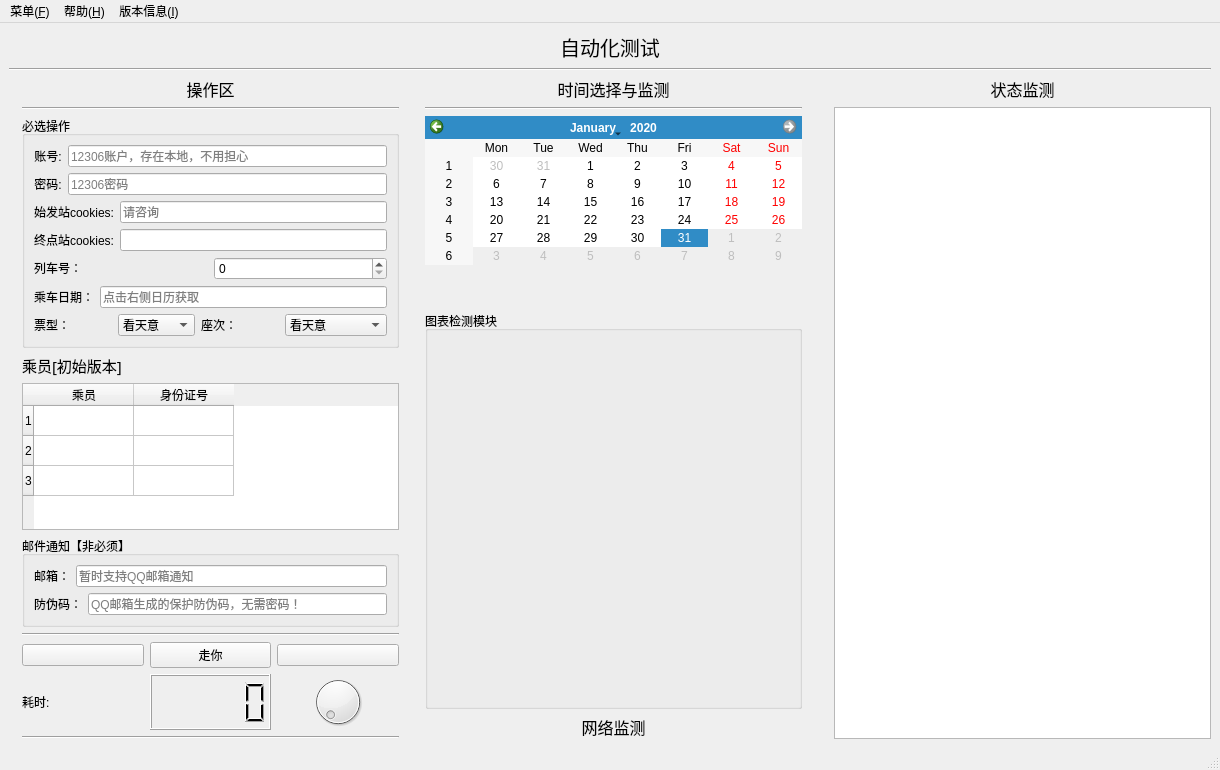
<?xml version="1.0" encoding="UTF-8"?>
<ui version="4.0">
 <class>MainWindow</class>
 <widget class="QMainWindow" name="MainWindow">
  <property name="geometry">
   <rect>
    <x>0</x>
    <y>0</y>
    <width>1220</width>
    <height>770</height>
   </rect>
  </property>
  <property name="windowTitle">
   <string>MainWindow</string>
  </property>
  <widget class="QWidget" name="centralwidget">
   <layout class="QVBoxLayout" name="verticalLayout_7">
    <item>
     <widget class="QLabel" name="label">
      <property name="font">
       <font>
        <family>楷体</family>
        <pointsize>15</pointsize>
       </font>
      </property>
      <property name="text">
       <string>&lt;html&gt;&lt;head/&gt;&lt;body&gt;&lt;p align=&quot;center&quot;&gt;自动化测试&lt;/p&gt;&lt;/body&gt;&lt;/html&gt;</string>
      </property>
     </widget>
    </item>
    <item>
     <widget class="Line" name="line_7">
      <property name="orientation">
       <enum>Qt::Horizontal</enum>
      </property>
     </widget>
    </item>
    <item>
     <layout class="QHBoxLayout" name="horizontalLayout_12">
      <item>
       <spacer name="horizontalSpacer">
        <property name="orientation">
         <enum>Qt::Horizontal</enum>
        </property>
        <property name="sizeType">
         <enum>QSizePolicy::Preferred</enum>
        </property>
        <property name="sizeHint" stdset="0">
         <size>
          <width>13</width>
          <height>15</height>
         </size>
        </property>
       </spacer>
      </item>
      <item>
       <layout class="QVBoxLayout" name="verticalLayout_5">
        <item>
         <widget class="QLabel" name="label_10">
          <property name="font">
           <font>
            <family>楷体</family>
            <pointsize>12</pointsize>
           </font>
          </property>
          <property name="text">
           <string>&lt;html&gt;&lt;head/&gt;&lt;body&gt;&lt;p align=&quot;center&quot;&gt;操作区&lt;/p&gt;&lt;/body&gt;&lt;/html&gt;</string>
          </property>
         </widget>
        </item>
        <item>
         <widget class="Line" name="line_5">
          <property name="orientation">
           <enum>Qt::Horizontal</enum>
          </property>
         </widget>
        </item>
        <item>
         <widget class="QGroupBox" name="groupBox_2">
          <property name="title">
           <string>必选操作</string>
          </property>
          <layout class="QVBoxLayout" name="verticalLayout_3">
           <item>
            <layout class="QHBoxLayout" name="horizontalLayout">
             <item>
              <widget class="QLabel" name="label_2">
               <property name="text">
                <string>&lt;html&gt;&lt;head/&gt;&lt;body&gt;&lt;p align=&quot;center&quot;&gt;账号:&lt;/p&gt;&lt;/body&gt;&lt;/html&gt;</string>
               </property>
              </widget>
             </item>
             <item>
              <widget class="QLineEdit" name="lineEdit_user">
               <property name="enabled">
                <bool>true</bool>
               </property>
               <property name="sizePolicy">
                <sizepolicy hsizetype="Expanding" vsizetype="Fixed">
                 <horstretch>0</horstretch>
                 <verstretch>0</verstretch>
                </sizepolicy>
               </property>
               <property name="placeholderText">
                <string>12306账户，存在本地，不用担心</string>
               </property>
              </widget>
             </item>
            </layout>
           </item>
           <item>
            <layout class="QHBoxLayout" name="horizontalLayout_2">
             <item>
              <widget class="QLabel" name="label_3">
               <property name="text">
                <string>&lt;html&gt;&lt;head/&gt;&lt;body&gt;&lt;p align=&quot;center&quot;&gt;密码:&lt;/p&gt;&lt;/body&gt;&lt;/html&gt;</string>
               </property>
              </widget>
             </item>
             <item>
              <widget class="QLineEdit" name="lineEdit_passwd">
               <property name="font">
                <font>
                 <underline>false</underline>
                </font>
               </property>
               <property name="echoMode">
                <enum>QLineEdit::Password</enum>
               </property>
               <property name="placeholderText">
                <string>12306密码</string>
               </property>
              </widget>
             </item>
            </layout>
           </item>
           <item>
            <layout class="QHBoxLayout" name="horizontalLayout_3">
             <item>
              <widget class="QLabel" name="label_4">
               <property name="text">
                <string>&lt;html&gt;&lt;head/&gt;&lt;body&gt;&lt;p align=&quot;center&quot;&gt;始发站cookies:&lt;/p&gt;&lt;/body&gt;&lt;/html&gt;</string>
               </property>
              </widget>
             </item>
             <item>
              <widget class="QLineEdit" name="lineEdit_fromStation">
               <property name="placeholderText">
                <string>请咨询</string>
               </property>
              </widget>
             </item>
            </layout>
           </item>
           <item>
            <layout class="QHBoxLayout" name="horizontalLayout_4">
             <item>
              <widget class="QLabel" name="label_5">
               <property name="text">
                <string>&lt;html&gt;&lt;head/&gt;&lt;body&gt;&lt;p align=&quot;center&quot;&gt;终点站cookies:&lt;/p&gt;&lt;/body&gt;&lt;/html&gt;</string>
               </property>
              </widget>
             </item>
             <item>
              <widget class="QLineEdit" name="lineEdit_targetStation"/>
             </item>
            </layout>
           </item>
           <item>
            <layout class="QHBoxLayout" name="horizontalLayout_6">
             <item>
              <widget class="QLabel" name="label_8">
               <property name="text">
                <string>&lt;html&gt;&lt;head/&gt;&lt;body&gt;&lt;p&gt;列车号：&lt;/p&gt;&lt;/body&gt;&lt;/html&gt;</string>
               </property>
              </widget>
             </item>
             <item>
              <widget class="QSpinBox" name="trainNumber"/>
             </item>
            </layout>
           </item>
           <item>
            <layout class="QHBoxLayout" name="horizontalLayout_5">
             <item>
              <widget class="QLabel" name="label_7">
               <property name="text">
                <string>&lt;html&gt;&lt;head/&gt;&lt;body&gt;&lt;p&gt;乘车日期：&lt;/p&gt;&lt;/body&gt;&lt;/html&gt;</string>
               </property>
              </widget>
             </item>
             <item>
              <widget class="QLineEdit" name="lineEdit_Time">
               <property name="readOnly">
                <bool>true</bool>
               </property>
               <property name="placeholderText">
                <string>点击右侧日历获取</string>
               </property>
              </widget>
             </item>
            </layout>
           </item>
           <item>
            <layout class="QHBoxLayout" name="horizontalLayout_8">
             <item>
              <widget class="QLabel" name="label_13">
               <property name="text">
                <string>票型：</string>
               </property>
              </widget>
             </item>
             <item>
              <widget class="QComboBox" name="tickit_type_conboBox">
               <item>
                <property name="text">
                 <string>看天意</string>
                </property>
               </item>
               <item>
                <property name="text">
                 <string>成人票</string>
                </property>
               </item>
               <item>
                <property name="text">
                 <string>学生票</string>
                </property>
               </item>
              </widget>
             </item>
             <item>
              <widget class="QLabel" name="label_14">
               <property name="text">
                <string>座次：</string>
               </property>
              </widget>
             </item>
             <item>
              <widget class="QComboBox" name="seat_comboBox">
               <item>
                <property name="text">
                 <string>看天意</string>
                </property>
               </item>
               <item>
                <property name="text">
                 <string>商务座
特等座</string>
                </property>
               </item>
               <item>
                <property name="text">
                 <string>一等座</string>
                </property>
               </item>
               <item>
                <property name="text">
                 <string>硬卧
二等卧</string>
                </property>
               </item>
               <item>
                <property name="text">
                 <string>二等座</string>
                </property>
               </item>
               <item>
                <property name="text">
                 <string>硬座</string>
                </property>
               </item>
               <item>
                <property name="text">
                 <string>软座</string>
                </property>
               </item>
               <item>
                <property name="text">
                 <string>软卧
一等卧</string>
                </property>
               </item>
               <item>
                <property name="text">
                 <string>高级
软卧</string>
                </property>
               </item>
               <item>
                <property name="text">
                 <string>动卧</string>
                </property>
               </item>
               <item>
                <property name="text">
                 <string>无座</string>
                </property>
               </item>
              </widget>
             </item>
            </layout>
           </item>
          </layout>
         </widget>
        </item>
        <item>
         <widget class="QLabel" name="label_11">
          <property name="font">
           <font>
            <family>楷体</family>
            <pointsize>11</pointsize>
           </font>
          </property>
          <property name="text">
           <string>乘员[初始版本]</string>
          </property>
         </widget>
        </item>
        <item>
         <widget class="QTableWidget" name="tableWidget">
          <row>
           <property name="text">
            <string>1</string>
           </property>
          </row>
          <row>
           <property name="text">
            <string>2</string>
           </property>
          </row>
          <row>
           <property name="text">
            <string>3</string>
           </property>
          </row>
          <column>
           <property name="text">
            <string>乘员</string>
           </property>
          </column>
          <column>
           <property name="text">
            <string>身份证号</string>
           </property>
          </column>
         </widget>
        </item>
        <item>
         <widget class="QGroupBox" name="groupBox">
          <property name="title">
           <string>邮件通知【非必须】</string>
          </property>
          <layout class="QVBoxLayout" name="verticalLayout_2">
           <item>
            <layout class="QHBoxLayout" name="horizontalLayout_9">
             <item>
              <widget class="QLabel" name="label_15">
               <property name="text">
                <string>邮箱：</string>
               </property>
              </widget>
             </item>
             <item>
              <widget class="QLineEdit" name="lineEdit_email">
               <property name="cursorPosition">
                <number>0</number>
               </property>
               <property name="dragEnabled">
                <bool>false</bool>
               </property>
               <property name="placeholderText">
                <string>暂时支持QQ邮箱通知</string>
               </property>
              </widget>
             </item>
            </layout>
           </item>
           <item>
            <layout class="QHBoxLayout" name="horizontalLayout_10">
             <item>
              <widget class="QLabel" name="label_17">
               <property name="text">
                <string>防伪码：</string>
               </property>
              </widget>
             </item>
             <item>
              <widget class="QLineEdit" name="lineEdit_emailpasswd">
               <property name="echoMode">
                <enum>QLineEdit::Password</enum>
               </property>
               <property name="placeholderText">
                <string>QQ邮箱生成的保护防伪码，无需密码！</string>
               </property>
              </widget>
             </item>
            </layout>
           </item>
          </layout>
         </widget>
        </item>
        <item>
         <widget class="Line" name="line_6">
          <property name="orientation">
           <enum>Qt::Horizontal</enum>
          </property>
         </widget>
        </item>
        <item>
         <spacer name="verticalSpacer_3">
          <property name="orientation">
           <enum>Qt::Vertical</enum>
          </property>
          <property name="sizeType">
           <enum>QSizePolicy::Maximum</enum>
          </property>
          <property name="sizeHint" stdset="0">
           <size>
            <width>371</width>
            <height>13</height>
           </size>
          </property>
         </spacer>
        </item>
        <item>
         <layout class="QHBoxLayout" name="horizontalLayout_11">
          <item>
           <widget class="QPushButton" name="pushButton_2">
            <property name="text">
             <string/>
            </property>
           </widget>
          </item>
          <item>
           <widget class="QPushButton" name="button_go">
            <property name="text">
             <string>走你</string>
            </property>
            <property name="iconSize">
             <size>
              <width>180</width>
              <height>70</height>
             </size>
            </property>
            <property name="autoRepeat">
             <bool>false</bool>
            </property>
            <property name="autoExclusive">
             <bool>true</bool>
            </property>
           </widget>
          </item>
          <item>
           <widget class="QPushButton" name="pushButton">
            <property name="text">
             <string/>
            </property>
           </widget>
          </item>
         </layout>
        </item>
        <item>
         <layout class="QHBoxLayout" name="horizontalLayout_7">
          <item>
           <widget class="QLabel" name="label_12">
            <property name="text">
             <string>耗时:</string>
            </property>
           </widget>
          </item>
          <item>
           <widget class="QLCDNumber" name="timeLCD"/>
          </item>
          <item>
           <widget class="QDial" name="dial"/>
          </item>
         </layout>
        </item>
        <item>
         <widget class="Line" name="line_2">
          <property name="orientation">
           <enum>Qt::Horizontal</enum>
          </property>
         </widget>
        </item>
       </layout>
      </item>
      <item>
       <spacer name="horizontalSpacer_2">
        <property name="orientation">
         <enum>Qt::Horizontal</enum>
        </property>
        <property name="sizeType">
         <enum>QSizePolicy::Maximum</enum>
        </property>
        <property name="sizeHint" stdset="0">
         <size>
          <width>20</width>
          <height>20</height>
         </size>
        </property>
       </spacer>
      </item>
      <item>
       <layout class="QVBoxLayout" name="verticalLayout_6">
        <item>
         <widget class="QLabel" name="label_16">
          <property name="font">
           <font>
            <family>楷体</family>
            <pointsize>15</pointsize>
           </font>
          </property>
          <property name="text">
           <string>&lt;html&gt;&lt;head/&gt;&lt;body&gt;&lt;p align=&quot;center&quot;&gt;&lt;span style=&quot; font-size:12pt;&quot;&gt;时间选择与监测&lt;/span&gt;&lt;/p&gt;&lt;/body&gt;&lt;/html&gt;</string>
          </property>
         </widget>
        </item>
        <item>
         <widget class="Line" name="line_3">
          <property name="orientation">
           <enum>Qt::Horizontal</enum>
          </property>
         </widget>
        </item>
        <item>
         <widget class="QCalendarWidget" name="calendarWidget">
          <property name="styleSheet">
           <string notr="true">font: 75 9pt &quot;Adobe Caslon Pro Bold&quot;;</string>
          </property>
          <property name="maximumDate">
           <date>
            <year>2020</year>
            <month>1</month>
            <day>31</day>
           </date>
          </property>
         </widget>
        </item>
        <item>
         <spacer name="verticalSpacer">
          <property name="orientation">
           <enum>Qt::Vertical</enum>
          </property>
          <property name="sizeHint" stdset="0">
           <size>
            <width>20</width>
            <height>40</height>
           </size>
          </property>
         </spacer>
        </item>
        <item>
         <widget class="QGroupBox" name="groupBox_3">
          <property name="sizePolicy">
           <sizepolicy hsizetype="Preferred" vsizetype="Preferred">
            <horstretch>46</horstretch>
            <verstretch>46</verstretch>
           </sizepolicy>
          </property>
          <property name="title">
           <string>图表检测模块</string>
          </property>
          <layout class="QVBoxLayout" name="verticalLayout_4">
           <item>
            <widget class="QLabel" name="label_18">
             <property name="enabled">
              <bool>true</bool>
             </property>
             <property name="sizePolicy">
              <sizepolicy hsizetype="Preferred" vsizetype="Preferred">
               <horstretch>0</horstretch>
               <verstretch>0</verstretch>
              </sizepolicy>
             </property>
             <property name="text">
              <string/>
             </property>
             <property name="pixmap">
              <pixmap>../source/loadi.png</pixmap>
             </property>
             <property name="scaledContents">
              <bool>true</bool>
             </property>
             <property name="wordWrap">
              <bool>false</bool>
             </property>
            </widget>
           </item>
          </layout>
         </widget>
        </item>
        <item>
         <widget class="QLabel" name="label_9">
          <property name="font">
           <font>
            <family>楷体</family>
            <pointsize>12</pointsize>
           </font>
          </property>
          <property name="text">
           <string>&lt;html&gt;&lt;head/&gt;&lt;body&gt;&lt;p align=&quot;center&quot;&gt;网络监测&lt;/p&gt;&lt;/body&gt;&lt;/html&gt;</string>
          </property>
         </widget>
        </item>
       </layout>
      </item>
      <item>
       <widget class="Line" name="line_4">
        <property name="orientation">
         <enum>Qt::Horizontal</enum>
        </property>
       </widget>
      </item>
      <item>
       <spacer name="horizontalSpacer_3">
        <property name="orientation">
         <enum>Qt::Horizontal</enum>
        </property>
        <property name="sizeType">
         <enum>QSizePolicy::Maximum</enum>
        </property>
        <property name="sizeHint" stdset="0">
         <size>
          <width>20</width>
          <height>20</height>
         </size>
        </property>
       </spacer>
      </item>
      <item>
       <layout class="QVBoxLayout" name="verticalLayout">
        <item>
         <widget class="QLabel" name="label_6">
          <property name="font">
           <font>
            <family>楷体</family>
            <pointsize>12</pointsize>
           </font>
          </property>
          <property name="text">
           <string>&lt;html&gt;&lt;head/&gt;&lt;body&gt;&lt;p align=&quot;center&quot;&gt;状态监测&lt;/p&gt;&lt;/body&gt;&lt;/html&gt;</string>
          </property>
         </widget>
        </item>
        <item>
         <widget class="QTextEdit" name="textEdit_statis"/>
        </item>
       </layout>
      </item>
     </layout>
    </item>
   </layout>
  </widget>
  <widget class="QMenuBar" name="menubar">
   <property name="geometry">
    <rect>
     <x>0</x>
     <y>0</y>
     <width>1220</width>
     <height>26</height>
    </rect>
   </property>
   <widget class="QMenu" name="menu">
    <property name="title">
     <string>菜单(&amp;F)</string>
    </property>
    <addaction name="actionh"/>
    <addaction name="separator"/>
    <addaction name="actionwhiua"/>
    <addaction name="actionout"/>
   </widget>
   <widget class="QMenu" name="menu_2">
    <property name="title">
     <string>帮助(&amp;H)</string>
    </property>
    <addaction name="actionhelp"/>
    <addaction name="actionji"/>
   </widget>
   <widget class="QMenu" name="menu_3">
    <property name="title">
     <string>版本信息(&amp;I)</string>
    </property>
    <addaction name="actioncomment"/>
   </widget>
   <addaction name="menu"/>
   <addaction name="menu_2"/>
   <addaction name="menu_3"/>
  </widget>
  <widget class="QStatusBar" name="statusbar"/>
  <action name="actionh">
   <property name="text">
    <string>参数</string>
   </property>
  </action>
  <action name="actionwhiua">
   <property name="text">
    <string>退出系统</string>
   </property>
  </action>
  <action name="actionhelp">
   <property name="text">
    <string>使用帮助(必看)</string>
   </property>
  </action>
  <action name="actioncomment">
   <property name="text">
    <string>版本检查更新(&amp;A)</string>
   </property>
  </action>
  <action name="actionout">
   <property name="text">
    <string>out</string>
   </property>
  </action>
  <action name="actionji">
   <property name="text">
    <string>激活</string>
   </property>
  </action>
 </widget>
 <resources/>
 <connections>
  <connection>
   <sender>lineEdit_user</sender>
   <signal>textEdited(QString)</signal>
   <receiver>textEdit_statis</receiver>
   <slot>setText(QString)</slot>
   <hints>
    <hint type="sourcelabel">
     <x>296</x>
     <y>176</y>
    </hint>
    <hint type="destinationlabel">
     <x>1139</x>
     <y>225</y>
    </hint>
   </hints>
  </connection>
  <connection>
   <sender>trainNumber</sender>
   <signal>valueChanged(QString)</signal>
   <receiver>textEdit_statis</receiver>
   <slot>setText(QString)</slot>
   <hints>
    <hint type="sourcelabel">
     <x>344</x>
     <y>308</y>
    </hint>
    <hint type="destinationlabel">
     <x>878</x>
     <y>225</y>
    </hint>
   </hints>
  </connection>
  <connection>
   <sender>tickit_type_conboBox</sender>
   <signal>currentIndexChanged(QString)</signal>
   <receiver>textEdit_statis</receiver>
   <slot>setText(QString)</slot>
   <hints>
    <hint type="sourcelabel">
     <x>192</x>
     <y>371</y>
    </hint>
    <hint type="destinationlabel">
     <x>926</x>
     <y>267</y>
    </hint>
   </hints>
  </connection>
  <connection>
   <sender>seat_comboBox</sender>
   <signal>currentTextChanged(QString)</signal>
   <receiver>textEdit_statis</receiver>
   <slot>setText(QString)</slot>
   <hints>
    <hint type="sourcelabel">
     <x>390</x>
     <y>371</y>
    </hint>
    <hint type="destinationlabel">
     <x>874</x>
     <y>331</y>
    </hint>
   </hints>
  </connection>
  <connection>
   <sender>lineEdit_Time</sender>
   <signal>textChanged(QString)</signal>
   <receiver>textEdit_statis</receiver>
   <slot>setText(QString)</slot>
   <hints>
    <hint type="sourcelabel">
     <x>390</x>
     <y>341</y>
    </hint>
    <hint type="destinationlabel">
     <x>842</x>
     <y>400</y>
    </hint>
   </hints>
  </connection>
  <connection>
   <sender>calendarWidget</sender>
   <signal>selectionChanged()</signal>
   <receiver>lineEdit_Time</receiver>
   <slot>undo()</slot>
   <hints>
    <hint type="sourcelabel">
     <x>559</x>
     <y>171</y>
    </hint>
    <hint type="destinationlabel">
     <x>390</x>
     <y>341</y>
    </hint>
   </hints>
  </connection>
  <connection>
   <sender>dial</sender>
   <signal>sliderMoved(int)</signal>
   <receiver>timeLCD</receiver>
   <slot>display(int)</slot>
   <hints>
    <hint type="sourcelabel">
     <x>333</x>
     <y>699</y>
    </hint>
    <hint type="destinationlabel">
     <x>248</x>
     <y>701</y>
    </hint>
   </hints>
  </connection>
 </connections>
</ui>
